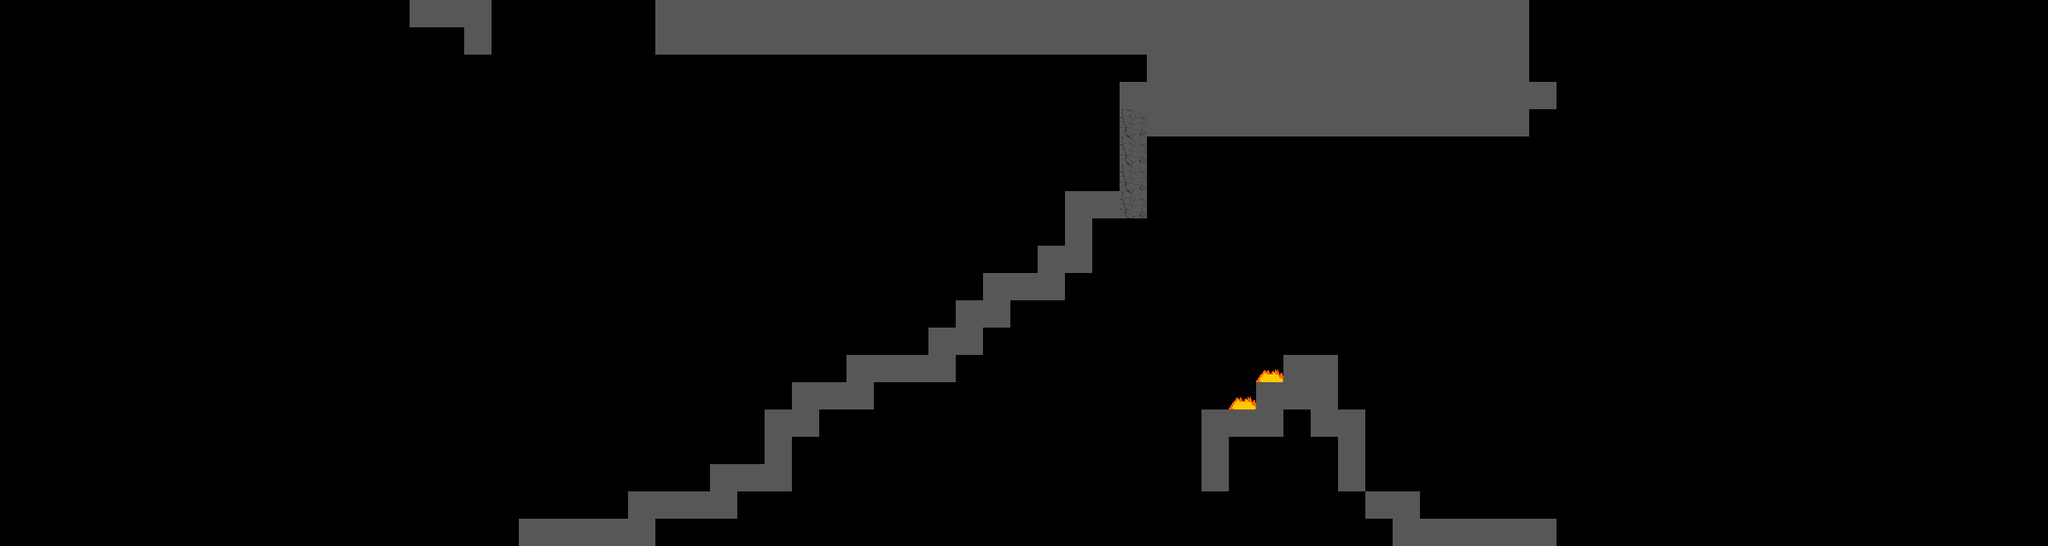

A level layout from a 2D game, rendered from its tile map. Below: a short description, then the map file with its tile-grid data intact:
An orthogonal 75x20 tile map with 32x32 px tiles, 1 tile layer (Tile Layer 1) and 1 object.

<map version="1.0" tiledversion="1.0.3" orientation="orthogonal" renderorder="right-down" width="75" height="20" tilewidth="32" tileheight="32" nextobjectid="2">
 <tileset firstgid="1" source="../tilesets/tileset.tsx" />
 <layer name="Tile Layer 1" width="75" height="20">
  <data encoding="csv">
0,0,0,0,0,0,0,0,0,0,0,0,0,0,0,2,2,2,0,0,0,0,0,0,2,2,2,2,2,2,2,2,2,2,2,2,2,2,2,2,2,2,2,2,2,2,2,2,2,2,2,2,2,2,2,2,0,0,0,0,0,0,0,0,0,0,0,0,0,0,0,0,0,0,0,
0,0,0,0,0,0,0,0,0,0,0,0,0,0,0,0,0,2,0,0,0,0,0,0,2,2,2,2,2,2,2,2,2,2,2,2,2,2,2,2,2,2,2,2,2,2,2,2,2,2,2,2,2,2,2,2,0,0,0,0,0,0,0,0,0,0,0,0,0,0,0,0,0,0,0,
0,0,0,0,0,0,0,0,0,0,0,0,0,0,0,0,0,0,0,0,0,0,0,0,0,0,0,0,0,0,0,0,0,0,0,0,0,0,0,0,0,0,2,2,2,2,2,2,2,2,2,2,2,2,2,2,0,0,0,0,0,0,0,0,0,0,0,0,0,0,0,0,0,0,0,
0,0,0,0,0,0,0,0,0,0,0,0,0,0,0,0,0,0,0,0,0,0,0,0,0,0,0,0,0,0,0,0,0,0,0,0,0,0,0,0,0,2,2,2,2,2,2,2,2,2,2,2,2,2,2,2,2,0,0,0,0,0,0,0,0,0,0,0,0,0,0,0,0,0,0,
0,0,0,0,0,0,0,0,0,0,0,0,0,0,0,0,0,0,0,0,0,0,0,0,0,0,0,0,0,0,0,0,0,0,0,0,0,0,0,0,0,4,2,2,2,2,2,2,2,2,2,2,2,2,2,2,0,0,0,0,0,0,0,0,0,0,0,0,0,0,0,0,0,0,0,
0,0,0,0,0,0,0,0,0,0,0,0,0,0,0,0,0,0,0,0,0,0,0,0,0,0,0,0,0,0,0,0,0,0,0,0,0,0,0,0,0,4,0,0,0,0,0,0,0,0,0,0,0,0,0,0,0,0,0,0,0,0,0,0,0,0,0,0,0,0,0,0,0,0,0,
0,0,0,0,0,0,0,0,0,0,0,0,0,0,0,0,0,0,0,0,0,0,0,0,0,0,0,0,0,0,0,0,0,0,0,0,0,0,0,0,0,4,0,0,0,0,0,0,0,0,0,0,0,0,0,0,0,0,0,0,0,0,0,0,0,0,0,0,0,0,0,0,0,0,0,
0,0,0,0,0,0,0,0,0,0,0,0,0,0,0,0,0,0,0,0,0,0,0,0,0,0,0,0,0,0,0,0,0,0,0,0,0,0,0,2,2,4,0,0,0,0,0,0,0,0,0,0,0,0,0,0,0,0,0,0,0,0,0,0,0,0,0,0,0,0,0,0,0,0,0,
0,0,0,0,0,0,0,0,0,0,0,0,0,0,0,0,0,0,0,0,0,0,0,0,0,0,0,0,0,0,0,0,0,0,0,0,0,0,0,2,0,0,0,0,0,0,0,0,0,0,0,0,0,0,0,0,0,0,0,0,0,0,0,0,0,0,0,0,0,0,0,0,0,0,0,
0,0,0,0,0,0,0,0,0,0,0,0,0,0,0,0,0,0,0,0,0,0,0,0,0,0,0,0,0,0,0,0,0,0,0,0,0,0,2,2,0,0,0,0,0,0,0,0,0,0,0,0,0,0,0,0,0,0,0,0,0,0,0,0,0,0,0,0,0,0,0,0,0,0,0,
0,0,0,0,0,0,0,0,0,0,0,0,0,0,0,0,0,0,0,0,0,0,0,0,0,0,0,0,0,0,0,0,0,0,0,0,2,2,2,0,0,0,0,0,0,0,0,0,0,0,0,0,0,0,0,0,0,0,0,0,0,0,0,0,0,0,0,0,0,0,0,0,0,0,0,
0,0,0,0,0,0,0,0,0,0,0,0,0,0,0,0,0,0,0,0,0,0,0,0,0,0,0,0,0,0,0,0,0,0,0,2,2,0,0,0,0,0,0,0,0,0,0,0,0,0,0,0,0,0,0,0,0,0,0,0,0,0,0,0,0,0,0,0,0,0,0,0,0,0,0,
0,0,0,0,0,0,0,0,0,0,0,0,0,0,0,0,0,0,0,0,0,0,0,0,0,0,0,0,0,0,0,0,0,0,2,2,0,0,0,0,0,0,0,0,0,0,0,0,0,0,0,0,0,0,0,0,0,0,0,0,0,0,0,0,0,0,0,0,0,0,0,0,0,0,0,
0,0,0,0,0,0,0,0,0,0,0,0,0,0,0,0,0,0,0,0,0,0,0,0,0,0,0,0,0,0,0,2,2,2,2,0,0,0,0,0,0,0,0,0,0,0,3,2,2,0,0,0,0,0,0,0,0,0,0,0,0,0,0,0,0,0,0,0,0,0,0,0,0,0,0,
0,0,0,0,0,0,0,0,0,0,0,0,0,0,0,0,0,0,0,0,0,0,0,0,0,0,0,0,0,2,2,2,0,0,0,0,0,0,0,0,0,0,0,0,0,3,2,2,2,0,0,0,0,0,0,0,0,0,0,0,0,0,0,0,0,0,0,0,0,0,0,0,0,0,0,
0,0,0,0,0,0,0,0,0,0,0,0,0,0,0,0,0,0,0,0,0,0,0,0,0,0,0,0,2,2,0,0,0,0,0,0,0,0,0,0,0,0,0,0,2,2,2,0,2,2,0,0,0,0,0,0,0,0,0,0,0,0,0,0,0,0,0,0,0,0,0,0,0,0,0,
0,0,0,0,0,0,0,0,0,0,0,0,0,0,0,0,0,0,0,0,0,0,0,0,0,0,0,0,2,0,0,0,0,0,0,0,0,0,0,0,0,0,0,0,2,0,0,0,0,2,0,0,0,0,0,0,0,0,0,0,0,0,0,0,0,0,0,0,0,0,0,0,0,0,0,
0,0,0,0,0,0,0,0,0,0,0,0,0,0,0,0,0,0,0,0,0,0,0,0,0,0,2,2,2,0,0,0,0,0,0,0,0,0,0,0,0,0,0,0,2,0,0,0,0,2,0,0,0,0,0,0,0,0,0,0,0,0,0,0,0,0,0,0,0,0,0,0,0,0,0,
0,0,0,0,0,0,0,0,0,0,0,0,0,0,0,0,0,0,0,0,0,0,0,2,2,2,2,0,0,0,0,0,0,0,0,0,0,0,0,0,0,0,0,0,0,0,0,0,0,0,2,2,0,0,0,0,0,0,0,0,0,0,0,0,0,0,0,0,0,0,0,0,0,0,0,
0,0,0,0,0,0,0,0,0,0,0,0,0,0,0,0,0,0,0,2,2,2,2,2,0,0,0,0,0,0,0,0,0,0,0,0,0,0,0,0,0,0,0,0,0,0,0,0,0,0,0,2,2,2,2,2,2,0,0,0,0,0,0,0,0,0,0,0,0,0,0,0,0,0,0
</data>
 </layer>
 <objectgroup name="Object Layer 1">
  <object id="1" x="640" y="576" width="32" height="32">
   <properties>
    <property name="type" value="playerStart" />
   </properties>
  </object>
 </objectgroup>
</map>
